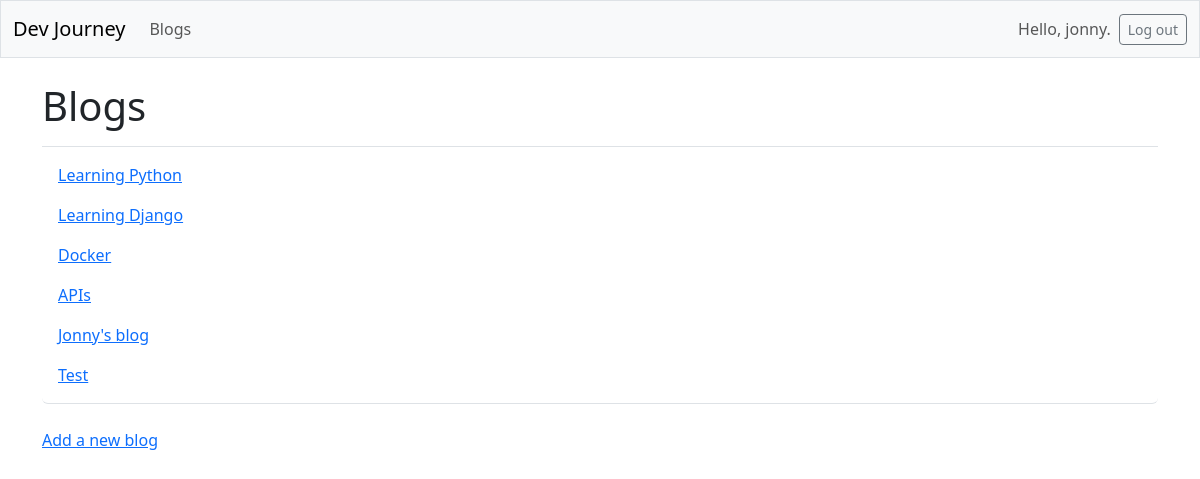
The page /blogs/ (signed in) on the database its author committed.
### blogs/models.py (models this page shows, shortened)
class Blog(models.Model):
    text = models.CharField(max_length=200)
    date_added = models.DateTimeField(auto_now_add=True)
    owner = models.ForeignKey(User, on_delete=models.CASCADE)

### blogs/views.py (the view)
# urls.py: path('', include('blogs.urls')),
def blogs(request):
    blogs = Blog.objects.order_by('date_added')
    context = {'blogs':blogs}
    return render(request, 'blogs/blogs.html', context)

### blogs/templates/blogs/blogs.html
{% extends 'blogs/base.html' %}
{% block page_header %}
  <h1>Blogs</h1>
{% endblock page_header %}
{% block content %}
  <ul class="list-group border-bottom pb-2 mb-4">
    {% for blog in blogs %}
      <li class="list-group-item border-0">
        <a href="{% url 'blogs:blog' blog.id %}">{{ blog.text }}</a>
      </li>
    {% empty %}
      <li class="list-group-item border-0">No blogs have been added yet.</li>
    {% endfor %}
  </ul>
  <a href="{% url 'blogs:new_blog' %}">Add a new blog</a>
{% endblock content %}

### blogs/templates/blogs/base.html (shortened to what this page needs)
<!DOCTYPE html>
<html lang="en">
<head>
  {% load django_bootstrap5 %}
  {% bootstrap_css %}
</head>
<body>
  <nav class="navbar navbar-expand-md navbar-light bg-light mb-4 border">
    <div class="container-fluid">
      <a class="navbar-brand" href="{% url 'blogs:index' %}">Dev Journey</a>
      <div class="collapse navbar-collapse" id="navbarCollapse">
        <ul class="navbar-nav me-auto mb-2 mb-md-0">
          <li class="nav-item">
            <a class="nav-link" href="{% url 'blogs:blogs' %}">Blogs</a></li>
        </ul>
        <ul class="navbar-nav ms-auto mb-2 mb-md-0">
          {% if user.is_authenticated %}
            <li class="nav-item">
              <span class="navbar-text me-2">Hello, {{ user.username }}.
                </span></li>
          {% endif %}
        </ul>
        {% if user.is_authenticated %}
          <form action="{% url 'accounts:logout' %}" method='post'>
            <button name='submit' class='btn btn-outline-secondary btn-sm'>
              Log out</button>
          </form>
        {% endif %}
      </div>
    </div>
  </nav>
  <main class="container">
    <div class="pb-2 mb-2 border-bottom">
      {% block page_header %}{% endblock page_header %}
    </div>
    <div>
      {% block content %}{% endblock content %}
    </div>
  </main>
</body>
</html>

### rows shown on the page
Blog: text "Learning Python"
Blog: text "Learning Django"
Blog: text "Docker"
Blog: text "APIs"
Blog: text "Jonny's blog"
Blog: text "Test"

### other values the page prints
{{ user.username }} "jonny"
